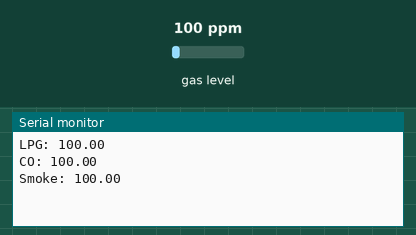
Recording of a sketch running on a simulated ESP8266 (NodeMCU). Shown: the last lines printed to the serial monitor. The inputs (shaded band) are chosen by the test bench; at power-on: gas level 100 ppm. WiFi joins after 1.5 s; servers stay silent unless stated.

Above: at 1.7 s.
1.8 s: gas level set to 20 ppm
At 3.1 s:
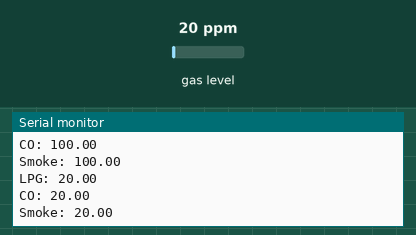
3.3 s: gas level set to 250 ppm
At 5.5 s:
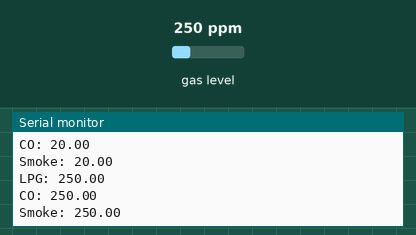
Timing chart, 0 to 7.0 s (numbered marks = the images above; inputs shaded):
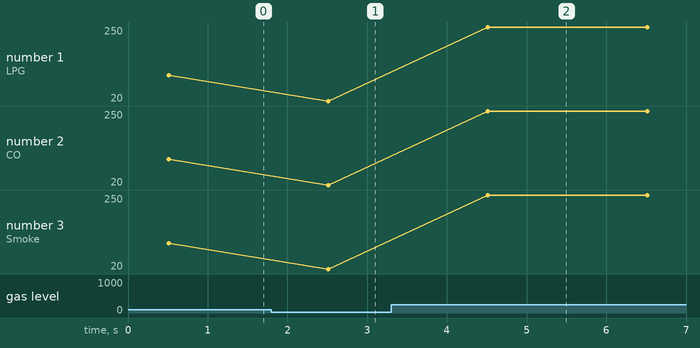

Measured:
- after the input at 1.8 s, the serial monitor: prints a new line after 0.71 s (image 1)
- after the input at 3.3 s, the serial monitor: prints a new line after 1.2 s (image 2)
- plotted number 1: 100 → 20 after the input at 1.8 s, 20 → 250 after the input at 3.3 s
- plotted number 2: 100 → 20 after the input at 1.8 s, 20 → 250 after the input at 3.3 s
- plotted number 3: 100 → 20 after the input at 1.8 s, 20 → 250 after the input at 3.3 s

The sketch:

thinkSpeak.ino
```cpp
#include <ESP8266WiFi.h>;
#include <WiFiClient.h>;
#include <ThingSpeak.h>;
#include <MQ2.h>;
const char* ssid = "FTTH-F2C9";   // Your Network SSID
const char* password = "12345678";       // Your Network Password

int val;
float smoke,co,lpg;
int pin = A0; // LM35 Pin Connected at A0 Pin
MQ2 mq2(pin);
WiFiClient client;

unsigned long myChannelNumber = 2033421; //Your Channel Number (Without Brackets)
const char * myWriteAPIKey = "JW6U1ZWWPH5BVI11"; //Your Write API Key

void setup()
{
  Serial.begin(9600);
  delay(10);
  mq2.begin();
  // Connect to WiFi network
  WiFi.begin(ssid, password);
  ThingSpeak.begin(client);
}

void loop()
{
  lpg = mq2.readLPG();

  co = mq2.readCO();

  smoke = mq2.readSmoke();
   // Read Analog values and Store in val variable
  Serial.print("LPG: ");
  Serial.println(lpg);
  Serial.print("CO: ");
  Serial.println(co);                 // Print on Serial Monitor
  Serial.print("Smoke: ");
  Serial.println(smoke);                 // Print on Serial Monitor

  // Print on Serial Monitor

  delay(1000);
  ThingSpeak.writeField(myChannelNumber, 1,lpg, myWriteAPIKey);
  ThingSpeak.writeField(myChannelNumber, 2,co, myWriteAPIKey);
  ThingSpeak.writeField(myChannelNumber, 3,smoke, myWriteAPIKey);//Update in ThingSpeak
  delay(100);
}
```
